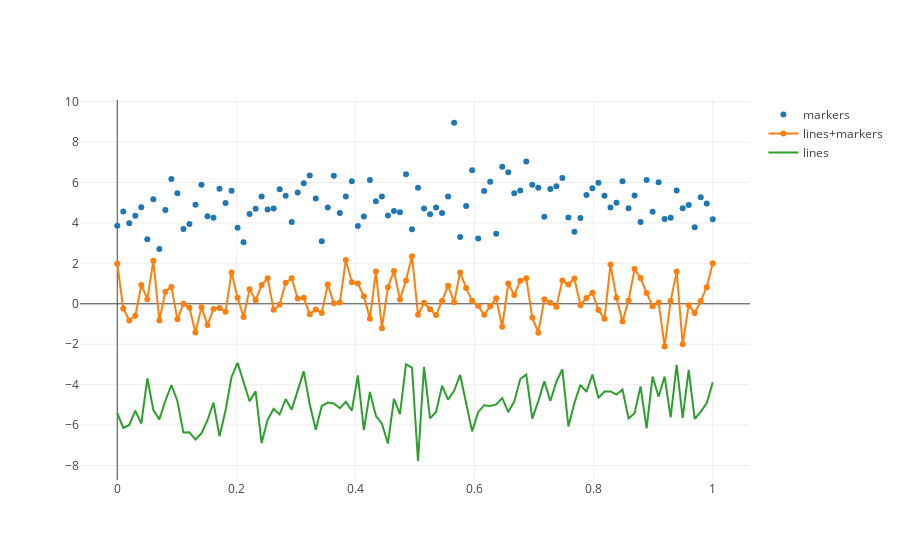

Here is the notebook cell this chart was saved with:
### Code cell
import plotly
import plotly.graph_objs as go

# Create random data with numpy
import numpy as np

N = 100
random_x = np.linspace(0, 1, N)
random_y0 = np.random.randn(N)+5
random_y1 = np.random.randn(N)
random_y2 = np.random.randn(N)-5

# Create traces
trace0 = go.Scatter(
    x = random_x,
    y = random_y0,
    mode = 'markers',
    name = 'markers'
)

trace1 = go.Scatter(
    x = random_x,
    y = random_y1,
    mode = 'lines+markers',
    name = 'lines+markers'
)

trace2 = go.Scatter(
    x = random_x,
    y = random_y2,
    mode = 'lines',
    name = 'lines'
)

data = [trace0, trace1, trace2]
iplot(data, filename='scatter-mode')
